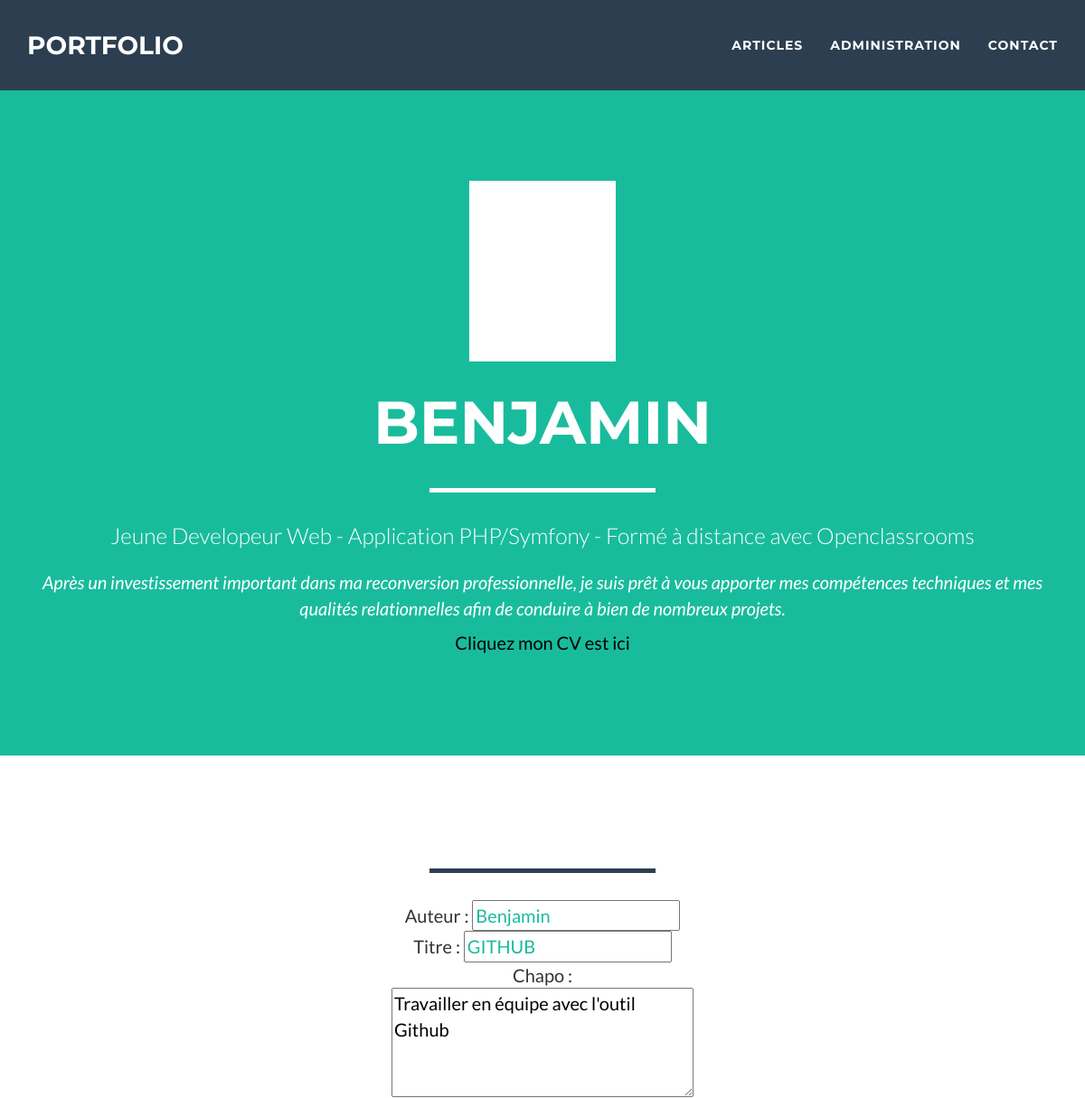
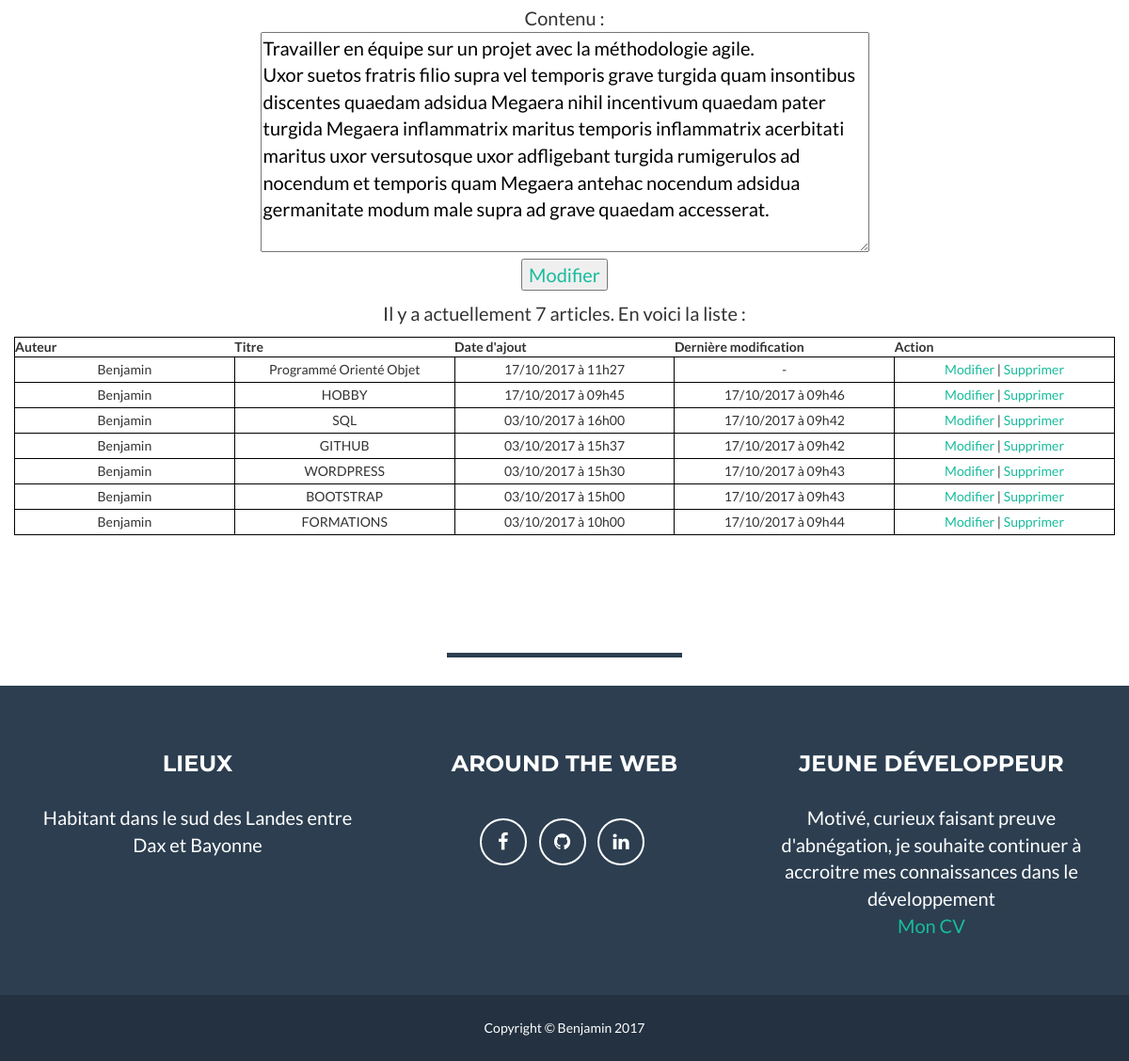
Screenshot of /index.php?action=edit&id=4 with the database file from the repository (2 pictures, top to bottom).
### tables this page shows
CREATE TABLE `article` (
  `id` int(5) NOT NULL,
  `auteur` varchar(30) NOT NULL,
  `titre` varchar(100) NOT NULL,
  `chapo` varchar(300) NOT NULL,
  `contenu` text NOT NULL,
  `dateAjout` datetime NOT NULL,
  `dateModif` datetime NOT NULL
);

### Controler/ControlerAdmin.php (called while the page is built, shortened)
<?php
require_once 'Modele/Article.php';
require_once 'Modele/ArticleManager.php';
class ControlerAdmin{
    public function edit($id){
        $db = Modele::getMysqlConnexionWithPDO();
        $manager = new ArticleManager($db);
        $article = $manager->getUnique($id);
        $listearticle = $manager->getList();
        require 'View/viewAdmin.php';
    }
}

### index.php (called while the page is built, shortened)
<?php
$RouterFront = new RouterFront();
$RouterFront->routerRequete();

### Modele/ArticleManager.php (called while the page is built, shortened)
<?php
class ArticleManager extends Modele
{
  protected $db;
  public function __construct(PDO $db)
  {
    $this->db = $db;
  }
  public function count()
  {
    return $this->db->query('SELECT COUNT(*) FROM article')->fetchColumn();
  }
  public function getList($debut = -1, $limite = -1)
  {
    $sql = 'SELECT id, auteur, titre, chapo, contenu, dateAjout, dateModif FROM article ORDER BY id DESC';
    $requete = $this->db->query($sql);
    $requete->setFetchMode(PDO::FETCH_CLASS | PDO::FETCH_PROPS_LATE, 'Article');
    $listeArticle = $requete->fetchAll();
    return $listeArticle;
  }
  public function getUnique($id)
  {
    $requete = $this->db->prepare('SELECT id, auteur, titre, chapo, contenu, dateAjout, dateModif FROM article WHERE id = :id');
    $requete->bindValue(':id', (int) $id, PDO::PARAM_INT);
    $requete->execute();
    $requete->setFetchMode(PDO::FETCH_CLASS | PDO::FETCH_PROPS_LATE, 'Article');
    $article = $requete->fetch();
    $article->setDateAjout(new DateTime($article->dateAjout()));
    $article->setDateModif(new DateTime($article->dateModif()));
    return $article;
  }
}

### Modele/Article.php (called while the page is built, shortened)
<?php
class Article extends Modele
{
  protected $erreurs = [],
            $id,
            $auteur,
            $titre,
            $chapo,
            $contenu,
            $dateAjout,
            $dateModif;
  public function isNew()
  {
    return empty($this->id);
  }
  public function setDateAjout(DateTime $dateAjout)
  {
    $this->dateAjout = $dateAjout;
  }
  public function setDateModif(DateTime $dateModif)
  {
    $this->dateModif = $dateModif;
  }
  public function id()
  {
    return $this->id;
  }
  public function auteur()
  {
    return $this->auteur;
  }
  public function titre()
  {
    return $this->titre;
  }
  public function chapo()
  {
    return $this->chapo;
  }
  public function contenu()
  {
    return $this->contenu;
  }
  public function dateAjout()
  {
    return $this->dateAjout;
  }
  public function dateModif()
  {
    return $this->dateModif;
  }
}

### View/viewAdmin.php (the view, shortened to what this page needs)
<div class="admin">
  <form method="post" action="index.php?action=create" >
      <p style="text-align: center">
        Auteur : <input type="text" name="auteur" value="<?php if (isset($article)) echo $article->auteur(); ?>" /><br />
        Titre : <input type="text" name="titre" value="<?php if (isset($article)) echo $article->titre(); ?>" /><br />
        Chapo :<br /><textarea rows="4" cols="30" name="chapo"><?php if (isset($article)) echo $article->chapo(); ?></textarea><br />
        Contenu :<br /><textarea rows="8" cols="60" name="contenu"><?php if (isset($article)) echo $article->contenu(); ?></textarea><br />
<?php
if(isset($article) && !$article->isNew())
{
?>
        <input type="submit" value="Modifier" name="modifier" />
<?php
}
else
{
?>
        <input type="submit" value="Ajouter" />
<?
}
?>
    </p>
  </form>
 <p style="text-align: center">Il y a actuellement <?= $manager->count() ?> articles. En voici la liste :</p>
 <table>
      <tr><th>Auteur</th><th>Titre</th><th>Date d'ajout</th><th>Dernière modification</th><th>Action</th></tr>
<?
  foreach ($listearticle as $article)
  {
  echo '<tr><td>', $article->auteur(), '</td><td>', $article->titre(), '</td><td>', $article->dateAjout()->format('d/m/Y à H\hi'), '</td><td>', ($article->dateAjout() == $article->dateModif() ? '-' : $article->dateModif()->format('d/m/Y à H\hi')), '</td><td><a href="index.php?action=edit&id=', $article->id(), '">Modifier</a> | <a href="index.php?action=remove&id=', $article->id(), '">Supprimer</a></td></tr>', "\n";
  }
?>
  </table>
</div>
<?php require 'template.php'; ?>

### rows the page displays
article: auteur "Benjamin", titre "GITHUB", chapo "Travailler en équipe avec l'outil Github", contenu "Travailler en équipe sur un projet avec la méthodologie agile. Uxor suetos fratris filio supra vel temporis grave turgida quam insontibus discentes quaedam adsidua Megaera nihil incentivum quaedam pater turgida Megaera inflammatrix maritus temporis inflammatrix acerbitati maritus uxor versutosque uxor adfligebant turgida rumigerulos ad nocendum et temporis quam Megaera antehac nocendum adsidua germanitate modum male supra ad grave quaedam accesserat.", format "03/10/2017 à 15h37", format "17/10/2017 à 09h42"
article: auteur "Benjamin", titre "Programmé Orienté Objet", format "17/10/2017 à 11h27"
article: auteur "Benjamin", titre "HOBBY", format "17/10/2017 à 09h45", format "17/10/2017 à 09h46"
article: auteur "Benjamin", titre "SQL", format "03/10/2017 à 16h00", format "17/10/2017 à 09h42"
article: auteur "Benjamin", titre "WORDPRESS", format "03/10/2017 à 15h30", format "17/10/2017 à 09h43"
article: auteur "Benjamin", titre "BOOTSTRAP", format "03/10/2017 à 15h00", format "17/10/2017 à 09h43"
article: auteur "Benjamin", titre "FORMATIONS", format "03/10/2017 à 10h00", format "17/10/2017 à 09h44"

### other values shown
$manager->count() "7"
